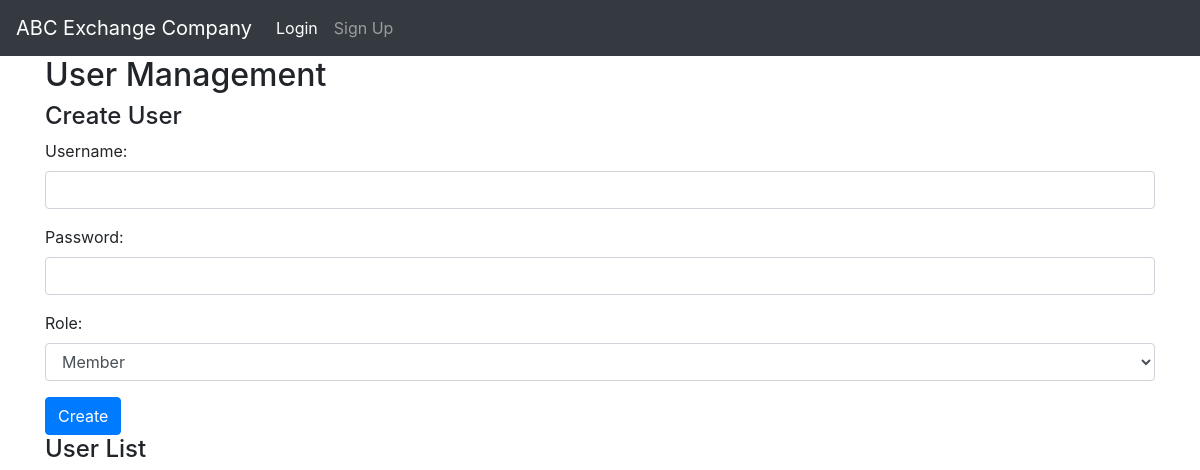
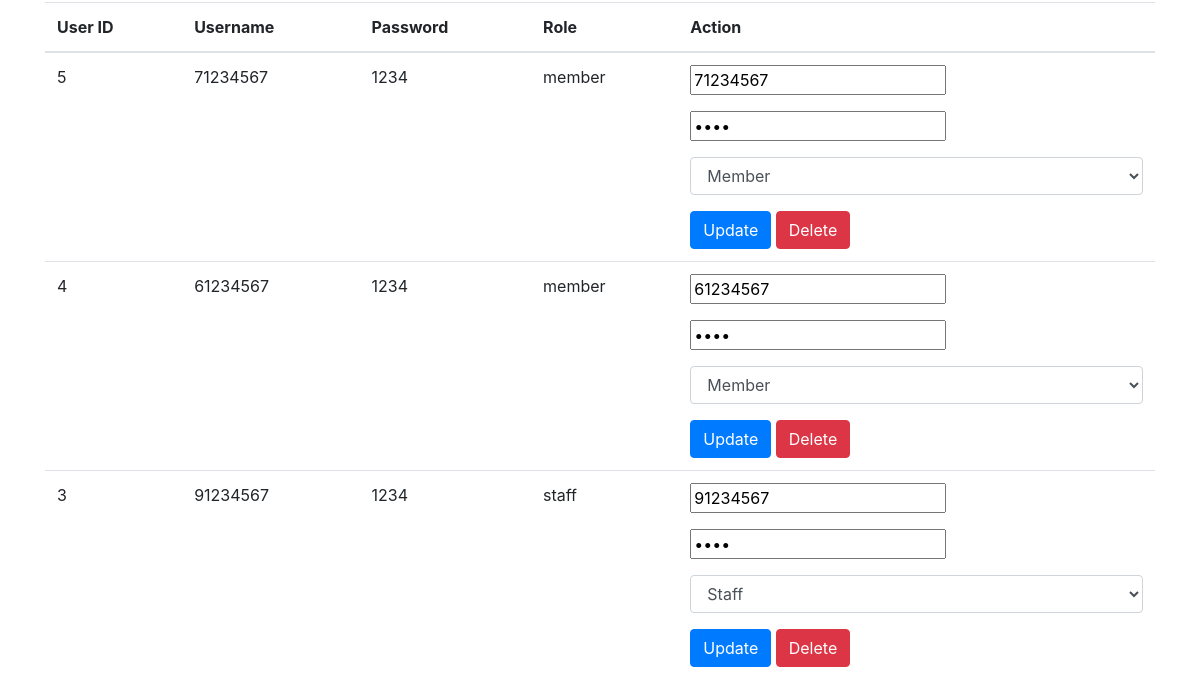
The app's page /member.php, older data (2 pictures, top to bottom).
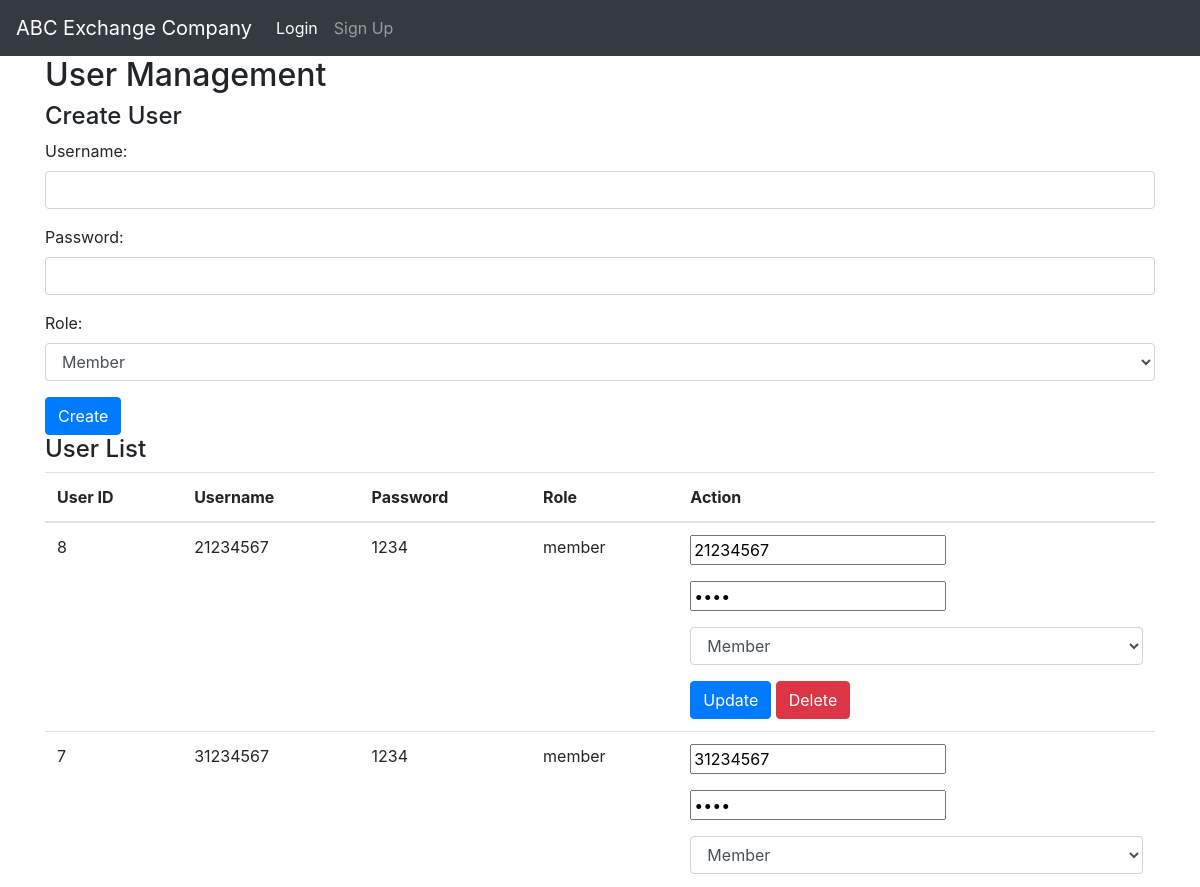
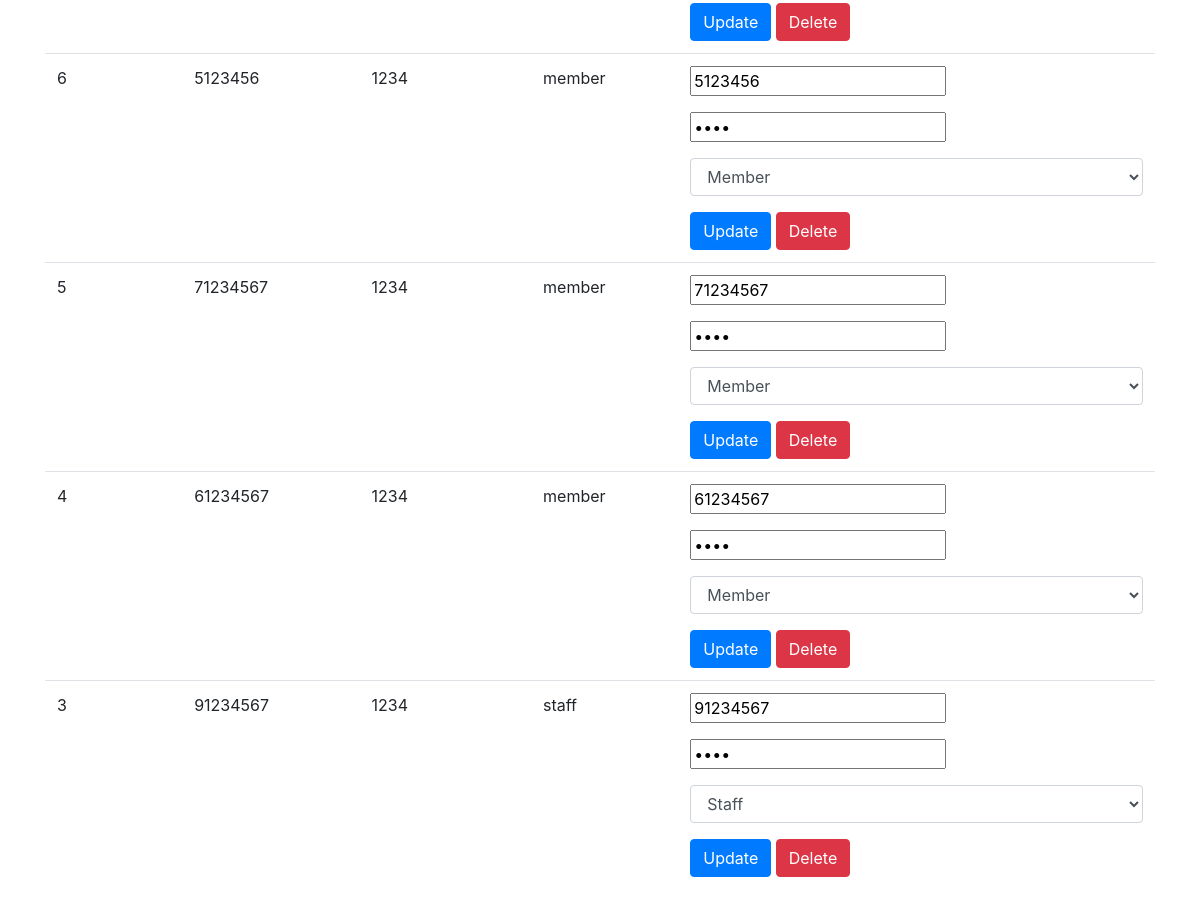
The same page, newer data (2 pictures, top to bottom).
### tables this page shows
CREATE TABLE users (
    id INTEGER PRIMARY KEY AUTOINCREMENT,
    username TEXT NOT NULL,
    password TEXT NOT NULL,
    role TEXT DEFAULT 'member'
);

### member.php (the view, shortened to what this page needs)
<?php include("header.php"); ?>
<!DOCTYPE html>
<html>
<head>
  <link rel="stylesheet" href="https://stackpath.bootstrapcdn.com/bootstrap/4.5.2/css/bootstrap.min.css">
</head>
<body>
  <div class="container">
    <h2>User Management</h2>
    <?php
    $db = new SQLite3('database.db');
    $query = "SELECT * FROM users order by id desc";
    $result = $db->query($query);
    $users = [];
    while ($row = $result->fetchArray(SQLITE3_ASSOC)) {
      $users[] = $row;
    }
    ?>
    <h4>Create User</h4>
    <form method="POST">
      <div class="form-group">
        <label for="user-username">Username:</label>
        <input type="text" class="form-control" id="user-username" name="user-username" required>
      </div>
      <div class="form-group">
        <label for="user-password">Password:</label>
        <input type="password" class="form-control" id="user-password" name="user-password" required>
      </div>
      <div class="form-group">
        <label for="user-role">Role:</label>
        <select class="form-control" id="user-role" name="user-role" required>
          <option value="member">Member</option>
        </select>
      </div>
      <button type="submit" name="create" class="btn btn-primary">Create</button>
    </form>
    <h4>User List</h4>
    <table class="table">
      <thead>
        <tr>
          <th>User ID</th>
          <th>Username</th>
          <th>Password</th>
          <th>Role</th>
          <th>Action</th>
        </tr>
      </thead>
      <tbody>
        <?php foreach ($users as $user) { ?>
          <tr>
            <td><?php echo $user['id']; ?></td>
            <td><?php echo $user['username']; ?></td>
            <td><?php echo $user['password']; ?></td>
            <td><?php echo $user['role']; ?></td>
            <td>
              <form method="POST">
                <div class="form-group">
                  <input type="text" name="user-username" value="<?php echo $user['username']; ?>" required>
                </div>
                <div class="form-group">
                  <input type="password" name="user-password" value="<?php echo $user['password']; ?>" required>
                </div>
                <div class="form-group">
                  <select class="form-control" name="user-role" required>
                    <option value="member" <?php echo $user['role'] === 'member' ? 'selected' : ''; ?>>Member</option>
                    <option value="staff" <?php echo $user['role'] === 'staff' ? 'selected' : ''; ?>>Staff</option>
                  </select>
                </div>
                <button type="submit" name="update"class="btn btn-primary">Update</button>
                <button type="submit" name="delete" class="btn btn-danger">Delete</button>
              </form>
           </td>
          </tr>
        <?php } ?>
      </tbody>
    </table>
  </div>
  <?php include("footer.php"); ?>

Row changes from the older to the newer data that the page shows:
added users: id "8", username "21234567", password "1234", role "member", user-username "21234567", user-role "Member"
added users: id "7", username "31234567", password "1234", role "member", user-username "31234567", user-role "Member"
added users: id "6", username "5123456", password "1234", role "member", user-username "5123456", user-role "Member"
